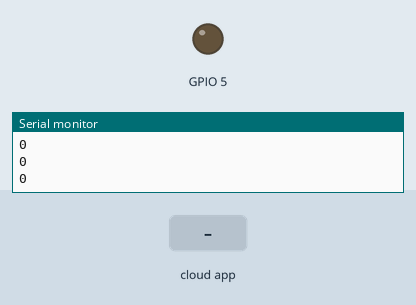
A sketch run on a simulated ESP8266 (NodeMCU). Shown: output pins drawn as LEDs (lit = HIGH), the last lines printed to the serial monitor. The inputs (shaded band) are chosen by the test bench. WiFi joins after 1.5 s; servers stay silent unless stated; the Firebase database answers and starts empty.

Above: at 2.7 s.
2.8 s: the phone or cloud app sets Switch to 1
At 4.0 s:
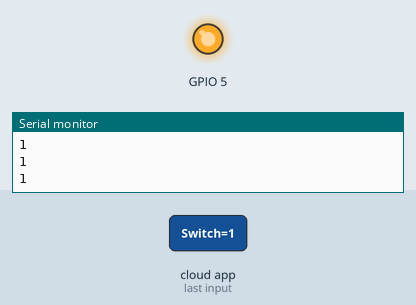
4.3 s: the phone or cloud app sets Switch to 0
At 5.5 s:
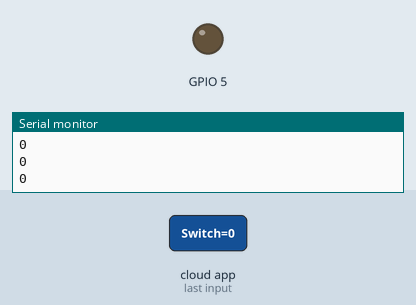
Timing chart, 0 to 7.3 s (numbered marks = the images above; inputs shaded):
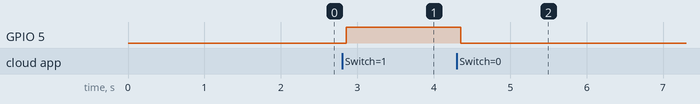

The sketch:

Arduinoharware.ino
```cpp
#include <ESP8266WiFi.h>
#include <FirebaseArduino.h>

// Set these to run example.
#define FIREBASE_HOST "smart-home-8e774-default-rtdb.firebaseio.com"
#define FIREBASE_AUTH "jrP8QIcWEISxUj65RjCQFG9fTFGFCvzVuyvEBVbk"
#define WIFI_SSID "iQOO Neo7"
#define WIFI_PASSWORD "18052003"

void setup() {
  pinMode(5,OUTPUT);
  Serial.begin(9600);

  // connect to wifi.
  WiFi.begin(WIFI_SSID, WIFI_PASSWORD);
  Serial.print("connecting");
  while (WiFi.status() != WL_CONNECTED) {
    Serial.print(".");
    delay(500);
  }
  Serial.println();
  Serial.print("connected: ");
  Serial.println(WiFi.localIP());

  Firebase.begin(FIREBASE_HOST, FIREBASE_AUTH);
}

bool light;
void loop()
{
  light = Firebase.getBool("Light/Switch");
  Serial.println(light);
  if(light == true)
  {
    digitalWrite(5,HIGH);
  }
  if(light == false)
  {
    digitalWrite(5,LOW);
  }
}
```

Measured:
- after the input at 2.8 s, GPIO 5: LOW → HIGH after 0.05 s
- after the input at 4.3 s, GPIO 5: HIGH → LOW after 0.06 s
